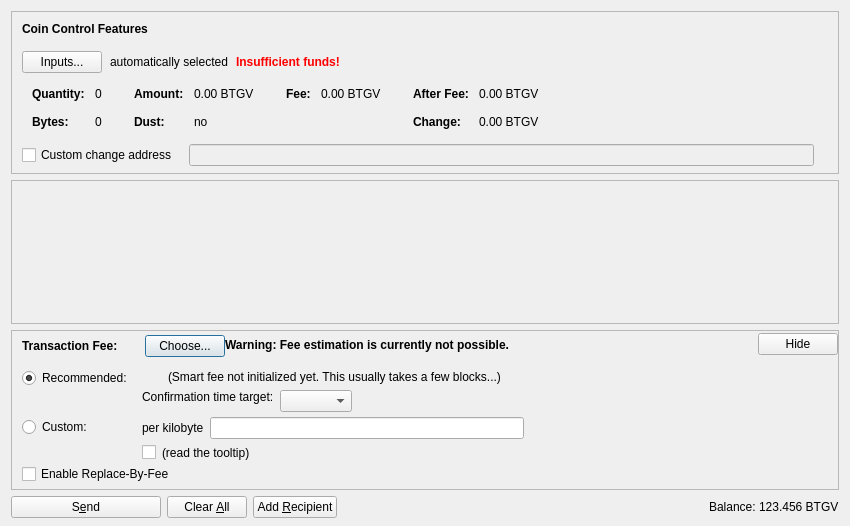
<?xml version="1.0" encoding="UTF-8"?>
<ui version="4.0">
 <class>SendCoinsDialog</class>
 <widget class="QDialog" name="SendCoinsDialog">
  <property name="geometry">
   <rect>
    <x>0</x>
    <y>0</y>
    <width>850</width>
    <height>526</height>
   </rect>
  </property>
  <property name="windowTitle">
   <string>Send Coins</string>
  </property>
  <layout class="QVBoxLayout" name="verticalLayout" stretch="0,1,0,0">
   <property name="bottomMargin">
    <number>8</number>
   </property>
   <item>
    <widget class="QFrame" name="frameCoinControl">
     <property name="sizePolicy">
      <sizepolicy hsizetype="Expanding" vsizetype="Expanding">
       <horstretch>0</horstretch>
       <verstretch>0</verstretch>
      </sizepolicy>
     </property>
     <property name="maximumSize">
      <size>
       <width>16777215</width>
       <height>16777215</height>
      </size>
     </property>
     <property name="frameShape">
      <enum>QFrame::StyledPanel</enum>
     </property>
     <property name="frameShadow">
      <enum>QFrame::Sunken</enum>
     </property>
     <layout class="QVBoxLayout" name="verticalLayoutCoinControl2">
      <property name="spacing">
       <number>0</number>
      </property>
      <property name="leftMargin">
       <number>0</number>
      </property>
      <property name="topMargin">
       <number>0</number>
      </property>
      <property name="rightMargin">
       <number>0</number>
      </property>
      <property name="bottomMargin">
       <number>6</number>
      </property>
      <item>
       <layout class="QVBoxLayout" name="verticalLayoutCoinControl" stretch="0,0,0,0,1">
        <property name="spacing">
         <number>0</number>
        </property>
        <property name="leftMargin">
         <number>10</number>
        </property>
        <property name="topMargin">
         <number>10</number>
        </property>
        <item>
         <layout class="QHBoxLayout" name="horizontalLayoutCoinControl1">
          <property name="bottomMargin">
           <number>15</number>
          </property>
          <item>
           <widget class="QLabel" name="labelCoinControlFeatures">
            <property name="sizePolicy">
             <sizepolicy hsizetype="Preferred" vsizetype="Maximum">
              <horstretch>0</horstretch>
              <verstretch>0</verstretch>
             </sizepolicy>
            </property>
            <property name="font">
             <font>
              <weight>75</weight>
              <bold>true</bold>
             </font>
            </property>
            <property name="styleSheet">
             <string notr="true">font-weight:bold;</string>
            </property>
            <property name="text">
             <string>Coin Control Features</string>
            </property>
           </widget>
          </item>
         </layout>
        </item>
        <item>
         <layout class="QHBoxLayout" name="horizontalLayoutCoinControl2" stretch="0,0,0,0">
          <property name="spacing">
           <number>8</number>
          </property>
          <property name="bottomMargin">
           <number>10</number>
          </property>
          <item>
           <widget class="QPushButton" name="pushButtonCoinControl">
            <property name="styleSheet">
             <string notr="true"/>
            </property>
            <property name="text">
             <string>Inputs...</string>
            </property>
            <property name="autoDefault">
             <bool>false</bool>
            </property>
           </widget>
          </item>
          <item>
           <widget class="QLabel" name="labelCoinControlAutomaticallySelected">
            <property name="text">
             <string>automatically selected</string>
            </property>
            <property name="margin">
             <number>5</number>
            </property>
           </widget>
          </item>
          <item>
           <widget class="QLabel" name="labelCoinControlInsuffFunds">
            <property name="font">
             <font>
              <weight>75</weight>
              <bold>true</bold>
             </font>
            </property>
            <property name="styleSheet">
             <string notr="true">color:red;font-weight:bold;</string>
            </property>
            <property name="text">
             <string>Insufficient funds!</string>
            </property>
            <property name="margin">
             <number>5</number>
            </property>
           </widget>
          </item>
          <item>
           <spacer name="horizontalSpacerCoinControl">
            <property name="orientation">
             <enum>Qt::Horizontal</enum>
            </property>
            <property name="sizeHint" stdset="0">
             <size>
              <width>40</width>
              <height>1</height>
             </size>
            </property>
           </spacer>
          </item>
         </layout>
        </item>
        <item>
         <widget class="QWidget" name="widgetCoinControl" native="true">
          <property name="sizePolicy">
           <sizepolicy hsizetype="Preferred" vsizetype="Preferred">
            <horstretch>0</horstretch>
            <verstretch>0</verstretch>
           </sizepolicy>
          </property>
          <property name="minimumSize">
           <size>
            <width>0</width>
            <height>0</height>
           </size>
          </property>
          <property name="styleSheet">
           <string notr="true"/>
          </property>
          <layout class="QHBoxLayout" name="horizontalLayoutCoinControl5">
           <property name="leftMargin">
            <number>0</number>
           </property>
           <property name="topMargin">
            <number>0</number>
           </property>
           <property name="rightMargin">
            <number>0</number>
           </property>
           <property name="bottomMargin">
            <number>0</number>
           </property>
           <item>
            <layout class="QHBoxLayout" name="horizontalLayoutCoinControl3" stretch="0,0,0,1">
             <property name="spacing">
              <number>20</number>
             </property>
             <property name="topMargin">
              <number>0</number>
             </property>
             <property name="bottomMargin">
              <number>10</number>
             </property>
             <item>
              <layout class="QFormLayout" name="formLayoutCoinControl1">
               <property name="horizontalSpacing">
                <number>10</number>
               </property>
               <property name="verticalSpacing">
                <number>14</number>
               </property>
               <property name="leftMargin">
                <number>10</number>
               </property>
               <property name="topMargin">
                <number>4</number>
               </property>
               <property name="rightMargin">
                <number>6</number>
               </property>
               <item row="0" column="0">
                <widget class="QLabel" name="labelCoinControlQuantityText">
                 <property name="font">
                  <font>
                   <weight>75</weight>
                   <bold>true</bold>
                  </font>
                 </property>
                 <property name="text">
                  <string>Quantity:</string>
                 </property>
                 <property name="margin">
                  <number>0</number>
                 </property>
                </widget>
               </item>
               <item row="0" column="1">
                <widget class="QLabel" name="labelCoinControlQuantity">
                 <property name="cursor">
                  <cursorShape>IBeamCursor</cursorShape>
                 </property>
                 <property name="contextMenuPolicy">
                  <enum>Qt::ActionsContextMenu</enum>
                 </property>
                 <property name="text">
                  <string notr="true">0</string>
                 </property>
                 <property name="margin">
                  <number>0</number>
                 </property>
                 <property name="textInteractionFlags">
                  <set>Qt::LinksAccessibleByMouse|Qt::TextSelectableByKeyboard|Qt::TextSelectableByMouse</set>
                 </property>
                </widget>
               </item>
               <item row="1" column="0">
                <widget class="QLabel" name="labelCoinControlBytesText">
                 <property name="font">
                  <font>
                   <weight>75</weight>
                   <bold>true</bold>
                  </font>
                 </property>
                 <property name="text">
                  <string>Bytes:</string>
                 </property>
                </widget>
               </item>
               <item row="1" column="1">
                <widget class="QLabel" name="labelCoinControlBytes">
                 <property name="cursor">
                  <cursorShape>IBeamCursor</cursorShape>
                 </property>
                 <property name="contextMenuPolicy">
                  <enum>Qt::ActionsContextMenu</enum>
                 </property>
                 <property name="text">
                  <string notr="true">0</string>
                 </property>
                 <property name="textInteractionFlags">
                  <set>Qt::LinksAccessibleByMouse|Qt::TextSelectableByKeyboard|Qt::TextSelectableByMouse</set>
                 </property>
                </widget>
               </item>
              </layout>
             </item>
             <item>
              <layout class="QFormLayout" name="formLayoutCoinControl2">
               <property name="horizontalSpacing">
                <number>10</number>
               </property>
               <property name="verticalSpacing">
                <number>14</number>
               </property>
               <property name="leftMargin">
                <number>6</number>
               </property>
               <property name="topMargin">
                <number>4</number>
               </property>
               <property name="rightMargin">
                <number>6</number>
               </property>
               <item row="0" column="0">
                <widget class="QLabel" name="labelCoinControlAmountText">
                 <property name="font">
                  <font>
                   <weight>75</weight>
                   <bold>true</bold>
                  </font>
                 </property>
                 <property name="text">
                  <string>Amount:</string>
                 </property>
                 <property name="margin">
                  <number>0</number>
                 </property>
                </widget>
               </item>
               <item row="0" column="1">
                <widget class="QLabel" name="labelCoinControlAmount">
                 <property name="cursor">
                  <cursorShape>IBeamCursor</cursorShape>
                 </property>
                 <property name="contextMenuPolicy">
                  <enum>Qt::ActionsContextMenu</enum>
                 </property>
                 <property name="text">
                  <string notr="true">0.00 BTGV</string>
                 </property>
                 <property name="textInteractionFlags">
                  <set>Qt::LinksAccessibleByMouse|Qt::TextSelectableByKeyboard|Qt::TextSelectableByMouse</set>
                 </property>
                </widget>
               </item>
               <item row="1" column="0">
                <widget class="QLabel" name="labelCoinControlLowOutputText">
                 <property name="font">
                  <font>
                   <weight>75</weight>
                   <bold>true</bold>
                  </font>
                 </property>
                 <property name="text">
                  <string>Dust:</string>
                 </property>
                </widget>
               </item>
               <item row="1" column="1">
                <widget class="QLabel" name="labelCoinControlLowOutput">
                 <property name="cursor">
                  <cursorShape>IBeamCursor</cursorShape>
                 </property>
                 <property name="contextMenuPolicy">
                  <enum>Qt::ActionsContextMenu</enum>
                 </property>
                 <property name="text">
                  <string notr="true">no</string>
                 </property>
                 <property name="textInteractionFlags">
                  <set>Qt::LinksAccessibleByMouse|Qt::TextSelectableByKeyboard|Qt::TextSelectableByMouse</set>
                 </property>
                </widget>
               </item>
              </layout>
             </item>
             <item>
              <layout class="QFormLayout" name="formLayoutCoinControl3">
               <property name="horizontalSpacing">
                <number>10</number>
               </property>
               <property name="verticalSpacing">
                <number>14</number>
               </property>
               <property name="leftMargin">
                <number>6</number>
               </property>
               <property name="topMargin">
                <number>4</number>
               </property>
               <property name="rightMargin">
                <number>6</number>
               </property>
               <item row="0" column="0">
                <widget class="QLabel" name="labelCoinControlFeeText">
                 <property name="font">
                  <font>
                   <weight>75</weight>
                   <bold>true</bold>
                  </font>
                 </property>
                 <property name="text">
                  <string>Fee:</string>
                 </property>
                 <property name="margin">
                  <number>0</number>
                 </property>
                </widget>
               </item>
               <item row="0" column="1">
                <widget class="QLabel" name="labelCoinControlFee">
                 <property name="cursor">
                  <cursorShape>IBeamCursor</cursorShape>
                 </property>
                 <property name="contextMenuPolicy">
                  <enum>Qt::ActionsContextMenu</enum>
                 </property>
                 <property name="text">
                  <string notr="true">0.00 BTGV</string>
                 </property>
                 <property name="textInteractionFlags">
                  <set>Qt::LinksAccessibleByMouse|Qt::TextSelectableByKeyboard|Qt::TextSelectableByMouse</set>
                 </property>
                </widget>
               </item>
              </layout>
             </item>
             <item>
              <layout class="QFormLayout" name="formLayoutCoinControl4">
               <property name="horizontalSpacing">
                <number>10</number>
               </property>
               <property name="verticalSpacing">
                <number>14</number>
               </property>
               <property name="leftMargin">
                <number>6</number>
               </property>
               <property name="topMargin">
                <number>4</number>
               </property>
               <property name="rightMargin">
                <number>6</number>
               </property>
               <item row="0" column="0">
                <widget class="QLabel" name="labelCoinControlAfterFeeText">
                 <property name="font">
                  <font>
                   <weight>75</weight>
                   <bold>true</bold>
                  </font>
                 </property>
                 <property name="text">
                  <string>After Fee:</string>
                 </property>
                 <property name="margin">
                  <number>0</number>
                 </property>
                </widget>
               </item>
               <item row="0" column="1">
                <widget class="QLabel" name="labelCoinControlAfterFee">
                 <property name="cursor">
                  <cursorShape>IBeamCursor</cursorShape>
                 </property>
                 <property name="contextMenuPolicy">
                  <enum>Qt::ActionsContextMenu</enum>
                 </property>
                 <property name="text">
                  <string notr="true">0.00 BTGV</string>
                 </property>
                 <property name="textInteractionFlags">
                  <set>Qt::LinksAccessibleByMouse|Qt::TextSelectableByKeyboard|Qt::TextSelectableByMouse</set>
                 </property>
                </widget>
               </item>
               <item row="1" column="0">
                <widget class="QLabel" name="labelCoinControlChangeText">
                 <property name="font">
                  <font>
                   <weight>75</weight>
                   <bold>true</bold>
                  </font>
                 </property>
                 <property name="text">
                  <string>Change:</string>
                 </property>
                </widget>
               </item>
               <item row="1" column="1">
                <widget class="QLabel" name="labelCoinControlChange">
                 <property name="cursor">
                  <cursorShape>IBeamCursor</cursorShape>
                 </property>
                 <property name="contextMenuPolicy">
                  <enum>Qt::ActionsContextMenu</enum>
                 </property>
                 <property name="text">
                  <string notr="true">0.00 BTGV</string>
                 </property>
                 <property name="textInteractionFlags">
                  <set>Qt::LinksAccessibleByMouse|Qt::TextSelectableByKeyboard|Qt::TextSelectableByMouse</set>
                 </property>
                </widget>
               </item>
              </layout>
             </item>
            </layout>
           </item>
          </layout>
         </widget>
        </item>
        <item>
         <layout class="QHBoxLayout" name="horizontalLayoutCoinControl4" stretch="0,0,0">
          <property name="spacing">
           <number>12</number>
          </property>
          <property name="sizeConstraint">
           <enum>QLayout::SetDefaultConstraint</enum>
          </property>
          <property name="topMargin">
           <number>5</number>
          </property>
          <property name="rightMargin">
           <number>5</number>
          </property>
          <item>
           <widget class="QCheckBox" name="checkBoxCoinControlChange">
            <property name="toolTip">
             <string>If this is activated, but the change address is empty or invalid, change will be sent to a newly generated address.</string>
            </property>
            <property name="text">
             <string>Custom change address</string>
            </property>
           </widget>
          </item>
          <item>
           <widget class="QValidatedLineEdit" name="lineEditCoinControlChange">
            <property name="enabled">
             <bool>false</bool>
            </property>
            <property name="sizePolicy">
             <sizepolicy hsizetype="Expanding" vsizetype="Fixed">
              <horstretch>0</horstretch>
              <verstretch>0</verstretch>
             </sizepolicy>
            </property>
           </widget>
          </item>
          <item>
           <widget class="QLabel" name="labelCoinControlChangeLabel">
            <property name="sizePolicy">
             <sizepolicy hsizetype="Preferred" vsizetype="Expanding">
              <horstretch>0</horstretch>
              <verstretch>0</verstretch>
             </sizepolicy>
            </property>
            <property name="minimumSize">
             <size>
              <width>0</width>
              <height>0</height>
             </size>
            </property>
            <property name="text">
             <string/>
            </property>
            <property name="margin">
             <number>3</number>
            </property>
           </widget>
          </item>
         </layout>
        </item>
        <item>
         <spacer name="verticalSpacerCoinControl">
          <property name="orientation">
           <enum>Qt::Vertical</enum>
          </property>
          <property name="sizeHint" stdset="0">
           <size>
            <width>800</width>
            <height>1</height>
           </size>
          </property>
         </spacer>
        </item>
       </layout>
      </item>
     </layout>
    </widget>
   </item>
   <item>
    <widget class="QScrollArea" name="scrollArea">
     <property name="widgetResizable">
      <bool>true</bool>
     </property>
     <widget class="QWidget" name="scrollAreaWidgetContents">
      <property name="geometry">
       <rect>
        <x>0</x>
        <y>0</y>
        <width>830</width>
        <height>104</height>
       </rect>
      </property>
      <layout class="QVBoxLayout" name="verticalLayout_2" stretch="0,1">
       <property name="leftMargin">
        <number>0</number>
       </property>
       <property name="topMargin">
        <number>0</number>
       </property>
       <property name="rightMargin">
        <number>0</number>
       </property>
       <property name="bottomMargin">
        <number>0</number>
       </property>
       <item>
        <layout class="QVBoxLayout" name="entries">
         <property name="spacing">
          <number>6</number>
         </property>
        </layout>
       </item>
       <item>
        <spacer name="verticalSpacer">
         <property name="orientation">
          <enum>Qt::Vertical</enum>
         </property>
         <property name="sizeHint" stdset="0">
          <size>
           <width>20</width>
           <height>40</height>
          </size>
         </property>
        </spacer>
       </item>
      </layout>
     </widget>
    </widget>
   </item>
   <item>
    <widget class="QFrame" name="frameFee">
     <property name="sizePolicy">
      <sizepolicy hsizetype="Expanding" vsizetype="Expanding">
       <horstretch>0</horstretch>
       <verstretch>0</verstretch>
      </sizepolicy>
     </property>
     <property name="maximumSize">
      <size>
       <width>16777215</width>
       <height>16777215</height>
      </size>
     </property>
     <property name="frameShape">
      <enum>QFrame::StyledPanel</enum>
     </property>
     <property name="frameShadow">
      <enum>QFrame::Sunken</enum>
     </property>
     <layout class="QVBoxLayout" name="verticalLayoutFee1">
      <property name="spacing">
       <number>0</number>
      </property>
      <property name="leftMargin">
       <number>0</number>
      </property>
      <property name="topMargin">
       <number>0</number>
      </property>
      <property name="rightMargin">
       <number>0</number>
      </property>
      <property name="bottomMargin">
       <number>0</number>
      </property>
      <item>
       <layout class="QVBoxLayout" name="verticalLayoutFee2" stretch="0,0,0">
        <property name="spacing">
         <number>0</number>
        </property>
        <property name="leftMargin">
         <number>10</number>
        </property>
        <property name="topMargin">
         <number>0</number>
        </property>
        <item>
         <layout class="QHBoxLayout" name="horizontalLayoutFee1">
          <property name="bottomMargin">
           <number>0</number>
          </property>
          <item>
           <layout class="QVBoxLayout" name="verticalLayoutFee7">
            <property name="spacing">
             <number>0</number>
            </property>
            <item>
             <spacer name="verticalSpacerSmartFee">
              <property name="orientation">
               <enum>Qt::Vertical</enum>
              </property>
              <property name="sizeType">
               <enum>QSizePolicy::Fixed</enum>
              </property>
              <property name="sizeHint" stdset="0">
               <size>
                <width>1</width>
                <height>4</height>
               </size>
              </property>
             </spacer>
            </item>
            <item>
             <layout class="QHBoxLayout" name="horizontalLayoutSmartFee">
              <property name="spacing">
               <number>10</number>
              </property>
              <item>
               <widget class="QLabel" name="labelFeeHeadline">
                <property name="sizePolicy">
                 <sizepolicy hsizetype="Preferred" vsizetype="Maximum">
                  <horstretch>0</horstretch>
                  <verstretch>0</verstretch>
                 </sizepolicy>
                </property>
                <property name="font">
                 <font>
                  <weight>75</weight>
                  <bold>true</bold>
                 </font>
                </property>
                <property name="styleSheet">
                 <string notr="true">font-weight:bold;</string>
                </property>
                <property name="text">
                 <string>Transaction Fee:</string>
                </property>
               </widget>
              </item>
              <item>
               <widget class="QLabel" name="labelFeeMinimized">
                <property name="text">
                 <string/>
                </property>
               </widget>
              </item>
              <item>
               <widget class="QPushButton" name="buttonChooseFee">
                <property name="text">
                 <string>Choose...</string>
                </property>
               </widget>
              </item>
             </layout>
            </item>
            <item>
             <spacer name="verticalSpacer_5">
              <property name="orientation">
               <enum>Qt::Vertical</enum>
              </property>
              <property name="sizeHint" stdset="0">
               <size>
                <width>1</width>
                <height>1</height>
               </size>
              </property>
             </spacer>
            </item>
           </layout>
          </item>
          <item>
           <widget class="QLabel" name="fallbackFeeWarningLabel">
            <property name="toolTip">
             <string>Using the fallbackfee can result in sending a transaction that will take several hours or days (or never) to confirm. Consider choosing your fee manually or wait until you have validated the complete chain.</string>
            </property>
            <property name="font">
            <font>
                <weight>75</weight>
                <bold>true</bold>
            </font>
            </property>
            <property name="text">
             <string>Warning: Fee estimation is currently not possible.</string>
            </property>
            <property name="wordWrap">
             <bool>false</bool>
            </property>
           </widget>
          </item>
          <item>
           <spacer name="horizontalSpacer_4">
            <property name="orientation">
             <enum>Qt::Horizontal</enum>
            </property>
            <property name="sizeType">
             <enum>QSizePolicy::MinimumExpanding</enum>
            </property>
            <property name="sizeHint" stdset="0">
             <size>
              <width>40</width>
              <height>20</height>
             </size>
            </property>
           </spacer>
          </item>
          <item>
           <widget class="QPushButton" name="buttonMinimizeFee">
            <property name="toolTip">
             <string>collapse fee-settings</string>
            </property>
            <property name="text">
             <string>Hide</string>
            </property>
           </widget>
          </item>
         </layout>
        </item>
        <item>
         <widget class="QFrame" name="frameFeeSelection">
          <layout class="QVBoxLayout" name="verticalLayoutFee12">
           <property name="spacing">
            <number>0</number>
           </property>
           <property name="leftMargin">
            <number>0</number>
           </property>
           <property name="topMargin">
            <number>0</number>
           </property>
           <property name="rightMargin">
            <number>0</number>
           </property>
           <property name="bottomMargin">
            <number>0</number>
           </property>
           <item>
            <layout class="QGridLayout" name="gridLayoutFee">
             <property name="topMargin">
              <number>10</number>
             </property>
             <property name="bottomMargin">
              <number>4</number>
             </property>
             <property name="horizontalSpacing">
              <number>10</number>
             </property>
             <property name="verticalSpacing">
              <number>4</number>
             </property>
             <item row="1" column="1">
              <layout class="QVBoxLayout" name="verticalLayoutFee8">
               <property name="spacing">
                <number>6</number>
               </property>
               <item>
                <layout class="QHBoxLayout" name="horizontalLayoutFee13">
                 <item>
                  <widget class="QLabel" name="labelCustomPerKilobyte">
                   <property name="toolTip">
                    <string>Specify a custom fee per kB (1,000 bytes) of the transaction's virtual size.

Note:  Since the fee is calculated on a per-byte basis, a fee of "100 satoshis per kB" for a transaction size of 500 bytes (half of 1 kB) would ultimately yield a fee of only 50 satoshis.</string>
                   </property>
                   <property name="text">
                    <string>per kilobyte</string>
                   </property>
                  </widget>
                 </item>
                 <item>
                  <widget class="BitcoinAmountField" name="customFee"/>
                 </item>
                 <item>
                  <spacer name="horizontalSpacer_6">
                   <property name="orientation">
                    <enum>Qt::Horizontal</enum>
                   </property>
                   <property name="sizeHint" stdset="0">
                    <size>
                     <width>1</width>
                     <height>1</height>
                    </size>
                   </property>
                  </spacer>
                 </item>
                </layout>
               </item>
               <item>
                <layout class="QHBoxLayout" name="horizontalLayoutFee8">
                 <item>
                  <widget class="QCheckBox" name="checkBoxMinimumFee">
                   <property name="toolTip">
                    <string>Paying only the minimum fee is just fine as long as there is less transaction volume than space in the blocks. But be aware that this can end up in a never confirming transaction once there is more demand for bitcoin transactions than the network can process.</string>
                   </property>
                   <property name="text">
                    <string/>
                   </property>
                  </widget>
                 </item>
                 <item>
                  <widget class="QLabel" name="labelMinFeeWarning">
                   <property name="enabled">
                    <bool>true</bool>
                   </property>
                   <property name="toolTip">
                    <string>Paying only the minimum fee is just fine as long as there is less transaction volume than space in the blocks. But be aware that this can end up in a never confirming transaction once there is more demand for bitcoin transactions than the network can process.</string>
                   </property>
                   <property name="text">
                    <string>(read the tooltip)</string>
                   </property>
                   <property name="margin">
                    <number>5</number>
                   </property>
                  </widget>
                 </item>
                 <item>
                  <spacer name="horizontalSpacer_2">
                   <property name="orientation">
                    <enum>Qt::Horizontal</enum>
                   </property>
                   <property name="sizeHint" stdset="0">
                    <size>
                     <width>1</width>
                     <height>1</height>
                    </size>
                   </property>
                  </spacer>
                 </item>
                </layout>
               </item>
              </layout>
             </item>
             <item row="0" column="0">
              <layout class="QVBoxLayout" name="verticalLayoutFee4" stretch="0,1">
               <item>
                <widget class="QRadioButton" name="radioSmartFee">
                 <property name="text">
                  <string>Recommended:</string>
                 </property>
                 <property name="checked">
                  <bool>true</bool>
                 </property>
                 <attribute name="buttonGroup">
                  <string notr="true">groupFee</string>
                 </attribute>
                </widget>
               </item>
               <item>
                <spacer name="verticalSpacer_2">
                 <property name="orientation">
                  <enum>Qt::Vertical</enum>
                 </property>
                 <property name="sizeHint" stdset="0">
                  <size>
                   <width>1</width>
                   <height>1</height>
                  </size>
                 </property>
                </spacer>
               </item>
              </layout>
             </item>
             <item row="1" column="0">
              <layout class="QVBoxLayout" name="verticalLayoutFee9" stretch="0,1">
               <item>
                <widget class="QRadioButton" name="radioCustomFee">
                 <property name="text">
                  <string>Custom:</string>
                 </property>
                 <attribute name="buttonGroup">
                  <string notr="true">groupFee</string>
                 </attribute>
                </widget>
               </item>
               <item>
                <spacer name="verticalSpacer_6">
                 <property name="orientation">
                  <enum>Qt::Vertical</enum>
                 </property>
                 <property name="sizeHint" stdset="0">
                  <size>
                   <width>1</width>
                   <height>1</height>
                  </size>
                 </property>
                </spacer>
               </item>
              </layout>
             </item>
             <item row="0" column="1">
              <layout class="QVBoxLayout" name="verticalLayoutFee3" stretch="0,0,1">
               <property name="spacing">
                <number>6</number>
               </property>
               <property name="topMargin">
                <number>2</number>
               </property>
               <item>
                <layout class="QHBoxLayout" name="horizontalLayoutFee12">
                 <item>
                  <widget class="QLabel" name="labelSmartFee">
                   <property name="text">
                    <string/>
                   </property>
                   <property name="margin">
                    <number>2</number>
                   </property>
                  </widget>
                 </item>
                 <item>
                  <widget class="QLabel" name="labelFeeEstimation">
                   <property name="text">
                    <string/>
                   </property>
                  </widget>
                 </item>
                 <item>
                  <widget class="QLabel" name="labelSmartFee2">
                   <property name="text">
                    <string>(Smart fee not initialized yet. This usually takes a few blocks...)</string>
                   </property>
                   <property name="margin">
                    <number>2</number>
                   </property>
                  </widget>
                 </item>
                 <item>
                  <spacer name="horizontalSpacer_5">
                   <property name="orientation">
                    <enum>Qt::Horizontal</enum>
                   </property>
                   <property name="sizeHint" stdset="0">
                    <size>
                     <width>1</width>
                     <height>1</height>
                    </size>
                   </property>
                  </spacer>
                 </item>
                </layout>
               </item>
               <item>
                <layout class="QHBoxLayout" name="horizontalLayoutFee9">
                 <item>
                  <layout class="QVBoxLayout" name="verticalLayoutFee6">
                   <item>
                    <widget class="QLabel" name="labelSmartFee3">
                     <property name="text">
                      <string>Confirmation time target:</string>
                     </property>
                     <property name="margin">
                      <number>2</number>
                     </property>
                    </widget>
                   </item>
                   <item>
                    <spacer name="verticalSpacer_3">
                     <property name="orientation">
                      <enum>Qt::Vertical</enum>
                     </property>
                     <property name="sizeHint" stdset="0">
                      <size>
                       <width>1</width>
                       <height>1</height>
                      </size>
                     </property>
                    </spacer>
                   </item>
                  </layout>
                 </item>
                 <item>
                  <layout class="QVBoxLayout" name="verticalLayoutFee5">
                   <property name="rightMargin">
                    <number>30</number>
                   </property>
                   <item>
                    <layout class="QHBoxLayout" name="horizontalLayoutConfTarget">
                     <property name="bottomMargin">
                      <number>0</number>
                     </property>
                     <item>
                      <widget class="QComboBox" name="confTargetSelector"/>
                     </item>
                     <item>
                      <spacer name="horizontalSpacerConfTarget">
                       <property name="orientation">
                        <enum>Qt::Horizontal</enum>
                       </property>
                       <property name="sizeHint" stdset="0">
                        <size>
                         <width>40</width>
                         <height>20</height>
                        </size>
                       </property>
                      </spacer>
                     </item>
                    </layout>
                   </item>
                  </layout>
                 </item>
                </layout>
               </item>
               <item>
                <spacer name="verticalSpacer_4">
                 <property name="orientation">
                  <enum>Qt::Vertical</enum>
                 </property>
                 <property name="sizeHint" stdset="0">
                  <size>
                   <width>1</width>
                   <height>1</height>
                  </size>
                 </property>
                </spacer>
               </item>
              </layout>
             </item>
            </layout>
           </item>
           <item>
            <widget class="QCheckBox" name="optInRBF">
             <property name="text">
              <string>Enable Replace-By-Fee</string>
             </property>
             <property name="toolTip">
              <string>With Replace-By-Fee (BIP-125) you can increase a transaction's fee after it is sent. Without this, a higher fee may be recommended to compensate for increased transaction delay risk.</string>
             </property>
            </widget>
           </item>
          </layout>
         </widget>
        </item>
        <item>
         <spacer name="verticalSpacerFee">
          <property name="orientation">
           <enum>Qt::Vertical</enum>
          </property>
          <property name="sizeHint" stdset="0">
           <size>
            <width>40</width>
            <height>5</height>
           </size>
          </property>
         </spacer>
        </item>
       </layout>
      </item>
     </layout>
    </widget>
   </item>
   <item>
    <layout class="QHBoxLayout" name="horizontalLayout">
     <item>
      <widget class="QPushButton" name="sendButton">
       <property name="minimumSize">
        <size>
         <width>150</width>
         <height>0</height>
        </size>
       </property>
       <property name="toolTip">
        <string>Confirm the send action</string>
       </property>
       <property name="text">
        <string>S&amp;end</string>
       </property>
       <property name="icon">
        <iconset resource="../bitcoin.qrc">
         <normaloff>:/icons/send</normaloff>:/icons/send</iconset>
       </property>
       <property name="autoDefault">
        <bool>false</bool>
       </property>
       <property name="default">
        <bool>false</bool>
       </property>
      </widget>
     </item>
     <item>
      <widget class="QPushButton" name="clearButton">
       <property name="sizePolicy">
        <sizepolicy hsizetype="Minimum" vsizetype="Fixed">
         <horstretch>0</horstretch>
         <verstretch>0</verstretch>
        </sizepolicy>
       </property>
       <property name="toolTip">
        <string>Clear all fields of the form.</string>
       </property>
       <property name="text">
        <string>Clear &amp;All</string>
       </property>
       <property name="icon">
        <iconset resource="../bitcoin.qrc">
         <normaloff>:/icons/remove</normaloff>:/icons/remove</iconset>
       </property>
       <property name="autoDefault">
        <bool>false</bool>
       </property>
      </widget>
     </item>
     <item>
      <widget class="QPushButton" name="addButton">
       <property name="toolTip">
        <string>Send to multiple recipients at once</string>
       </property>
       <property name="text">
        <string>Add &amp;Recipient</string>
       </property>
       <property name="icon">
        <iconset resource="../bitcoin.qrc">
         <normaloff>:/icons/add</normaloff>:/icons/add</iconset>
       </property>
       <property name="autoDefault">
        <bool>false</bool>
       </property>
      </widget>
     </item>
     <item>
      <spacer name="horizontalSpacer">
       <property name="orientation">
        <enum>Qt::Horizontal</enum>
       </property>
       <property name="sizeHint" stdset="0">
        <size>
         <width>40</width>
         <height>20</height>
        </size>
       </property>
      </spacer>
     </item>
     <item>
      <layout class="QHBoxLayout" name="horizontalLayout_2">
       <property name="spacing">
        <number>3</number>
       </property>
       <item>
        <widget class="QLabel" name="label">
         <property name="sizePolicy">
          <sizepolicy hsizetype="Preferred" vsizetype="Fixed">
           <horstretch>0</horstretch>
           <verstretch>0</verstretch>
          </sizepolicy>
         </property>
         <property name="text">
          <string>Balance:</string>
         </property>
        </widget>
       </item>
       <item>
        <widget class="QLabel" name="labelBalance">
         <property name="sizePolicy">
          <sizepolicy hsizetype="Preferred" vsizetype="Fixed">
           <horstretch>0</horstretch>
           <verstretch>0</verstretch>
          </sizepolicy>
         </property>
         <property name="cursor">
          <cursorShape>IBeamCursor</cursorShape>
         </property>
         <property name="text">
          <string notr="true">123.456 BTGV</string>
         </property>
         <property name="textInteractionFlags">
          <set>Qt::LinksAccessibleByMouse|Qt::TextSelectableByKeyboard|Qt::TextSelectableByMouse</set>
         </property>
        </widget>
       </item>
      </layout>
     </item>
    </layout>
   </item>
  </layout>
 </widget>
 <customwidgets>
  <customwidget>
   <class>QValidatedLineEdit</class>
   <extends>QLineEdit</extends>
   <header>qt/qvalidatedlineedit.h</header>
  </customwidget>
  <customwidget>
   <class>BitcoinAmountField</class>
   <extends>QLineEdit</extends>
   <header>qt/bitcoinamountfield.h</header>
   <container>1</container>
  </customwidget>
 </customwidgets>
 <resources>
  <include location="../bitcoin.qrc"/>
 </resources>
 <connections/>
 <buttongroups>
  <buttongroup name="groupFee"/>
 </buttongroups>
</ui>
